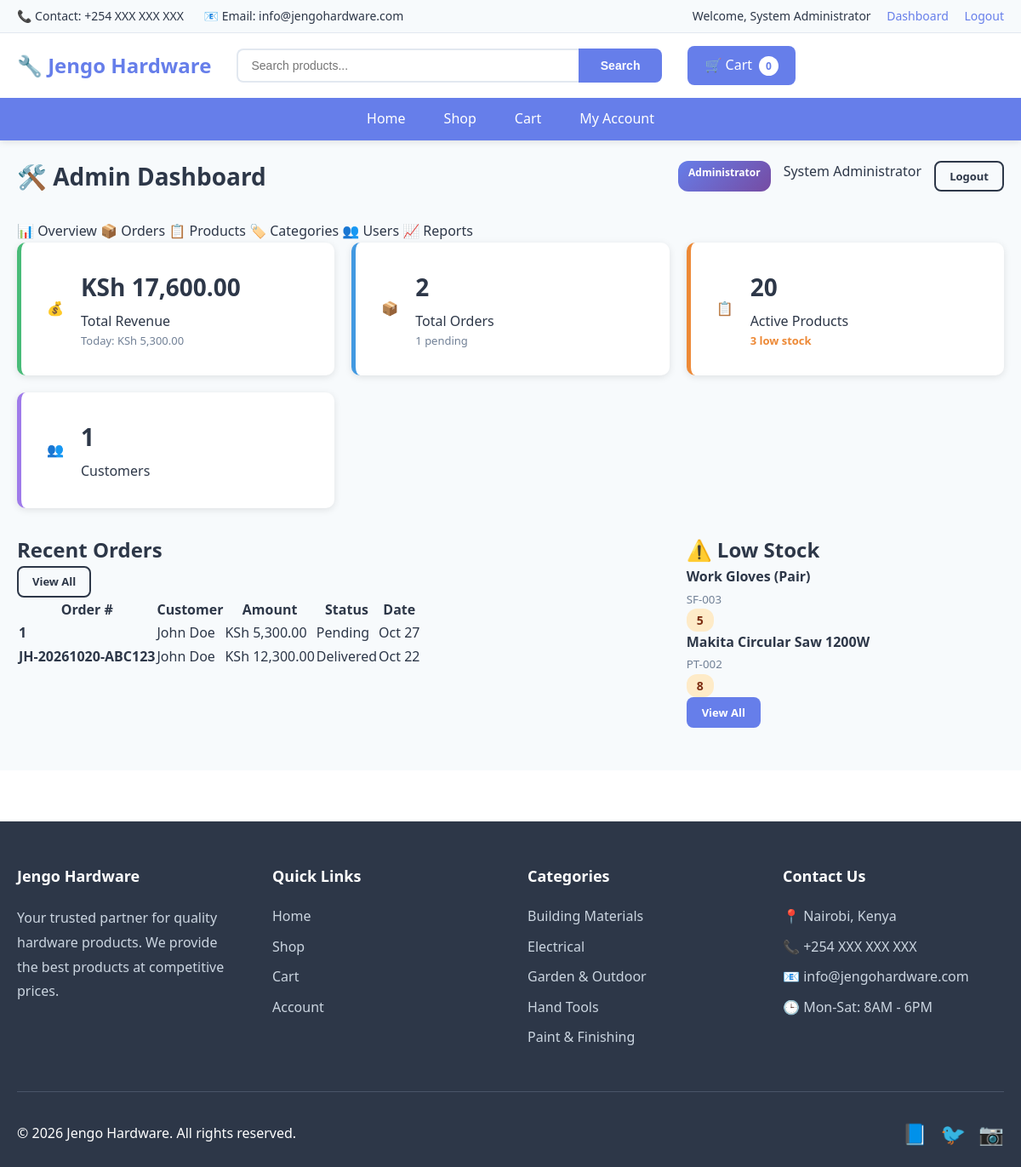
/admin.php (signed in), run on the app's committed database.
### tables this page shows
CREATE TABLE orders (
    id INT UNSIGNED AUTO_INCREMENT PRIMARY KEY,
    user_id INT UNSIGNED DEFAULT NULL COMMENT 'NULL for guest orders',
    order_number VARCHAR(50) NOT NULL UNIQUE COMMENT 'Human-readable order reference',
    customer_name VARCHAR(100) NOT NULL,
    customer_email VARCHAR(100) NOT NULL,
    customer_phone VARCHAR(20) NOT NULL,
    subtotal DECIMAL(10, 2) NOT NULL COMMENT 'Total before delivery fee',
    delivery_fee DECIMAL(10, 2) NOT NULL DEFAULT 0,
    total_amount DECIMAL(10, 2) NOT NULL COMMENT 'Final amount to pay',
    delivery_method ENUM('pickup', 'standard', 'express') NOT NULL DEFAULT 'pickup',
    payment_method ENUM('mpesa', 'paystack', 'cash') NOT NULL,
    payment_reference VARCHAR(100) DEFAULT NULL COMMENT 'Payment gateway reference',
    shipping_address JSON DEFAULT NULL COMMENT 'Address details for delivery',
    notes TEXT DEFAULT NULL COMMENT 'Customer notes or instructions',
    status ENUM('pending', 'processing', 'shipped', 'delivered', 'cancelled') NOT NULL DEFAULT 'pending',
    payment_status ENUM('pending', 'paid', 'failed', 'refunded') NOT NULL DEFAULT 'pending',
    created_at TIMESTAMP DEFAULT CURRENT_TIMESTAMP,
    updated_at TIMESTAMP DEFAULT CURRENT_TIMESTAMP ON UPDATE CURRENT_TIMESTAMP,
    FOREIGN KEY (user_id) REFERENCES users(id) ON DELETE SET NULL,
    INDEX idx_user (user_id),
    INDEX idx_order_number (order_number),
    INDEX idx_customer_email (customer_email),
    INDEX idx_status (status),
    INDEX idx_payment_status (payment_status),
    INDEX idx_payment_method (payment_method),
    INDEX idx_created_at (created_at),
    INDEX idx_composite_status (status, payment_status)
);

CREATE TABLE users (
    id INT UNSIGNED AUTO_INCREMENT PRIMARY KEY,
    name VARCHAR(100) NOT NULL,
    email VARCHAR(100) NOT NULL UNIQUE,
    phone VARCHAR(20) DEFAULT NULL,
    password VARCHAR(255) NOT NULL COMMENT 'Bcrypt hashed password',
    role ENUM('customer', 'attendant', 'admin') NOT NULL DEFAULT 'customer',
    status ENUM('active', 'inactive', 'suspended') NOT NULL DEFAULT 'active',
    email_verified TINYINT(1) DEFAULT 0,
    created_at TIMESTAMP DEFAULT CURRENT_TIMESTAMP,
    updated_at TIMESTAMP DEFAULT CURRENT_TIMESTAMP ON UPDATE CURRENT_TIMESTAMP,
    last_login TIMESTAMP NULL DEFAULT NULL,
    INDEX idx_email (email),
    INDEX idx_role (role),
    INDEX idx_status (status),
    INDEX idx_created_at (created_at)
);

CREATE TABLE products (
    id INT UNSIGNED AUTO_INCREMENT PRIMARY KEY,
    name VARCHAR(200) NOT NULL,
    sku VARCHAR(50) NOT NULL UNIQUE COMMENT 'Stock Keeping Unit - must be unique',
    description TEXT DEFAULT NULL,
    price DECIMAL(10, 2) NOT NULL COMMENT 'Price in KES',
    stock INT UNSIGNED NOT NULL DEFAULT 0 COMMENT 'Current stock quantity',
    category_id INT UNSIGNED DEFAULT NULL,
    image VARCHAR(255) DEFAULT NULL COMMENT 'Product image path',
    status ENUM('active', 'inactive') NOT NULL DEFAULT 'active',
    created_at TIMESTAMP DEFAULT CURRENT_TIMESTAMP,
    updated_at TIMESTAMP DEFAULT CURRENT_TIMESTAMP ON UPDATE CURRENT_TIMESTAMP,
    FOREIGN KEY (category_id) REFERENCES categories(id) ON DELETE SET NULL,
    INDEX idx_name (name),
    INDEX idx_sku (sku),
    INDEX idx_category (category_id),
    INDEX idx_status (status),
    INDEX idx_stock (stock),
    INDEX idx_price (price),
    INDEX idx_created_at (created_at)
);

CREATE TABLE categories (
    id INT UNSIGNED AUTO_INCREMENT PRIMARY KEY,
    name VARCHAR(100) NOT NULL UNIQUE,
    description TEXT DEFAULT NULL,
    status ENUM('active', 'inactive') NOT NULL DEFAULT 'active',
    created_at TIMESTAMP DEFAULT CURRENT_TIMESTAMP,
    updated_at TIMESTAMP DEFAULT CURRENT_TIMESTAMP ON UPDATE CURRENT_TIMESTAMP,
    INDEX idx_name (name),
    INDEX idx_status (status)
);

### admin.php (the view, shortened to what this page needs)
<?php
try {
    $pdo = new PDO(
        "mysql:host=" . DB_HOST . ";dbname=" . DB_NAME . ";charset=utf8mb4",
        DB_USER,
        DB_PASS,
        [
            PDO::ATTR_ERRMODE => PDO::ERRMODE_EXCEPTION,
            PDO::ATTR_DEFAULT_FETCH_MODE => PDO::FETCH_ASSOC
        ]
    );
} catch (PDOException $e) {
    die("Database connection failed");
}
$active_tab = $_GET['tab'] ?? 'overview';
$stmt = $pdo->query("
    SELECT
        COUNT(*) as total_orders,
        SUM(CASE WHEN status = 'pending' THEN 1 ELSE 0 END) as pending_orders,
        SUM(CASE WHEN status = 'delivered' THEN 1 ELSE 0 END) as delivered_orders,
        SUM(total_amount) as total_revenue,
        SUM(CASE WHEN DATE(created_at) = CURDATE() THEN total_amount ELSE 0 END) as today_revenue
    FROM orders
");
$order_stats = $stmt->fetch();
$stmt = $pdo->query("SELECT COUNT(*) as total_products FROM products WHERE status = 'active'");
$product_count = $stmt->fetchColumn();
$stmt = $pdo->query("SELECT COUNT(*) as total_users FROM users WHERE role = 'customer'");
$customer_count = $stmt->fetchColumn();
$stmt = $pdo->query("SELECT COUNT(*) FROM products WHERE stock < 10 AND status = 'active'");
$low_stock_count = $stmt->fetchColumn();
include 'includes/header.php';
?>
<div class="admin-dashboard">
    <div class="container-fluid">
        <div class="dashboard-header">
            <h1>🛠️ Admin Dashboard</h1>
            <div class="header-actions">
                <span class="admin-badge">Administrator</span>
                <span class="user-name"><?php echo htmlspecialchars($_SESSION['user_name']); ?></span>
                <a href="auth.php?action=logout" class="btn btn-outline btn-sm">Logout</a>
            </div>
        </div>
        <div class="dashboard-tabs">
            <a href="?tab=overview" class="tab-btn <?php echo $active_tab == 'overview' ? 'active' : ''; ?>">📊 Overview</a>
            <a href="?tab=orders" class="tab-btn <?php echo $active_tab == 'orders' ? 'active' : ''; ?>">📦 Orders</a>
            <a href="?tab=products" class="tab-btn <?php echo $active_tab == 'products' ? 'active' : ''; ?>">📋 Products</a>
            <a href="?tab=categories" class="tab-btn <?php echo $active_tab == 'categories' ? 'active' : ''; ?>">🏷️ Categories</a>
            <a href="?tab=users" class="tab-btn <?php echo $active_tab == 'users' ? 'active' : ''; ?>">👥 Users</a>
            <a href="?tab=reports" class="tab-btn <?php echo $active_tab == 'reports' ? 'active' : ''; ?>">📈 Reports</a>
        </div>
        <?php if ($active_tab == 'overview'): ?>
            <div class="stats-grid-large">
                <div class="stat-card revenue">
                    <div class="stat-icon">💰</div>
                    <div class="stat-details">
                        <div class="stat-value">KSh <?php echo number_format($order_stats['total_revenue'] ?? 0, 2); ?></div>
                        <div class="stat-label">Total Revenue</div>
                        <div class="stat-subtext">Today: KSh <?php echo number_format($order_stats['today_revenue'] ?? 0, 2); ?></div>
                    </div>
                </div>
                <div class="stat-card orders">
                    <div class="stat-icon">📦</div>
                    <div class="stat-details">
                        <div class="stat-value"><?php echo $order_stats['total_orders']; ?></div>
                        <div class="stat-label">Total Orders</div>
                        <div class="stat-subtext"><?php echo $order_stats['pending_orders']; ?> pending</div>
                    </div>
                </div>
                <div class="stat-card products">
                    <div class="stat-icon">📋</div>
                    <div class="stat-details">
                        <div class="stat-value"><?php echo $product_count; ?></div>
                        <div class="stat-label">Active Products</div>
                        <div class="stat-subtext warning"><?php echo $low_stock_count; ?> low stock</div>
                    </div>
                </div>
                <div class="stat-card customers">
                    <div class="stat-icon">👥</div>
                    <div class="stat-details">
                        <div class="stat-value"><?php echo $customer_count; ?></div>
                        <div class="stat-label">Customers</div>
                    </div>
                </div>
            </div>
            <div class="dashboard-grid-three">
                <div class="dashboard-card span-2">
                    <div class="card-header">
                        <h2>Recent Orders</h2>
                        <a href="?tab=orders" class="btn btn-sm btn-outline">View All</a>
                    </div>
                    <div class="card-body">
                        <?php
                        $stmt = $pdo->query("
                            SELECT o.*, u.name as customer_name
                            FROM orders o
                            LEFT JOIN users u ON o.user_id = u.id
                            ORDER BY o.created_at DESC
                            LIMIT 8
                        ");
                        $recent_orders = $stmt->fetchAll();
                        ?>
                        <div class="table-responsive">
                            <table class="data-table compact">
                                <thead>
                                    <tr>
                                        <th>Order #</th>
                                        <th>Customer</th>
                                        <th>Amount</th>
                                        <th>Status</th>
                                        <th>Date</th>
                                    </tr>
                                </thead>
                                <tbody>
                                    <?php foreach ($recent_orders as $order): ?>
                                        <tr>
                                            <td><strong><?php echo htmlspecialchars($order['order_number']); ?></strong></td>
                                            <td><?php echo htmlspecialchars($order['customer_name'] ?? 'N/A'); ?></td>
                                            <td>KSh <?php echo number_format($order['total_amount'], 2); ?></td>
                                            <td><span class="status-badge status-<?php echo $order['status']; ?>"><?php echo ucfirst($order['status']); ?></span></td>
                                            <td><?php echo date('M j', strtotime($order['created_at'])); ?></td>
                                        </tr>
                                    <?php endforeach; ?>
                                </tbody>
                            </table>
                        </div>
                    </div>
                </div>
                <div class="dashboard-card">
                    <div class="card-header">
                        <h2>⚠️ Low Stock</h2>
                    </div>
                    <div class="card-body">
                        <?php
                        $stmt = $pdo->query("
                            SELECT name, sku, stock
                            FROM products
                            WHERE stock < 10 AND stock > 0 AND status = 'active'
                            ORDER BY stock ASC
                            LIMIT 5
                        ");
                        $low_stock_products = $stmt->fetchAll();
                        ?>
                        <?php if (empty($low_stock_products)): ?>
                            <p class="text-muted">All products well stocked!</p>
                        <?php else: ?>
                            <?php foreach ($low_stock_products as $product): ?>
                                <div class="alert-item">
                                    <div>
                                        <strong><?php echo htmlspecialchars($product['name']); ?></strong>
                                        <br><small class="text-muted"><?php echo htmlspecialchars($product['sku']); ?></small>
                                    </div>
                                    <span class="stock-badge low"><?php echo $product['stock']; ?></span>
                                </div>
                            <?php endforeach; ?>
                            <a href="?tab=products&filter=low" class="btn btn-sm btn-primary">View All</a>
                        <?php endif; ?>
                    </div>
                </div>
            </div>
        <?php endif; ?>
    </div>
</div>
<?php include 'includes/footer.php'; ?>

### includes/footer.php (shortened to what this page needs)
    </main>
    <footer class="main-footer">
        <div class="footer-content">
            <div class="container">
                <div class="footer-grid">
                    <div class="footer-section">
                        <h3>Jengo Hardware</h3>
                        <p>Your trusted partner for quality hardware products. We provide the best products at competitive prices.</p>
                    </div>
                    <div class="footer-section">
                        <h3>Quick Links</h3>
                        <ul class="footer-links">
                            <li><a href="index.php">Home</a></li>
                            <li><a href="shop.php">Shop</a></li>
                            <li><a href="cart.php">Cart</a></li>
                            <li><a href="auth.php">Account</a></li>
                        </ul>
                    </div>
                    <div class="footer-section">
                        <h3>Categories</h3>
                        <ul class="footer-links">
                            <?php
                            if (isset($pdo)) {
                                $stmt = $pdo->query("SELECT * FROM categories WHERE status = 'active' ORDER BY name LIMIT 5");
                                $footer_categories = $stmt->fetchAll();
                                foreach ($footer_categories as $cat) {
                                    echo '<li><a href="shop.php?category=' . $cat['id'] . '">' . htmlspecialchars($cat['name']) . '</a></li>';
                                }
                            }
                            ?>
                        </ul>
                    </div>
                    <div class="footer-section">
                        <h3>Contact Us</h3>
                        <ul class="footer-contact">
                            <li>📍 Nairobi, Kenya</li>
                            <li>📞 +254 XXX XXX XXX</li>
                            <li>📧 info@jengohardware.com</li>
                            <li>🕒 Mon-Sat: 8AM - 6PM</li>
                        </ul>
                    </div>
                </div>
                <div class="footer-bottom">
                    <p>&copy; <?php echo date('Y'); ?> Jengo Hardware. All rights reserved.</p>
                    <div class="footer-social">
                        <a href="#" aria-label="Facebook">📘</a>
                        <a href="#" aria-label="Twitter">🐦</a>
                        <a href="#" aria-label="Instagram">📷</a>
                    </div>
                </div>
            </div>
        </div>
    </footer>
</body>
</html>

### data on the page
orders: order_number "1", user.name "John Doe", total_amount "5,300.00", status "Pending", created_at "Oct 27"
orders: order_number "JH-20261020-ABC123", user.name "John Doe", total_amount "12,300.00", status "Delivered", created_at "Oct 22"
products: name "Work Gloves (Pair)", sku "SF-003", stock "5"
products: name "Makita Circular Saw 1200W", sku "PT-002", stock "8"
categories: name "Building Materials"
categories: name "Electrical"
categories: name "Garden & Outdoor"
categories: name "Hand Tools"
categories: name "Paint & Finishing"

### other printed values
$_SESSION['user_name'] "System Administrator"
$cart_count "0"
$order_stats['total_revenue'] "17,600.00"
$order_stats['today_revenue'] "5,300.00"
$order_stats['total_orders'] "2"
$order_stats['pending_orders'] "1"
$product_count "20"
$low_stock_count "3"
$customer_count "1"
